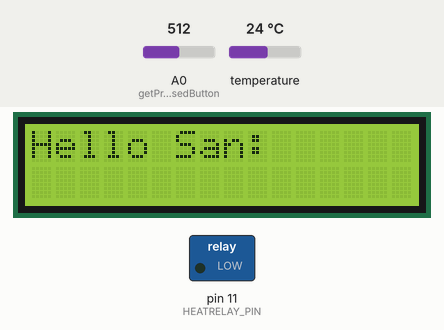
Bench run of a sketch on a simulated Arduino Uno, built with avr-gcc and run on an emulated ATmega328P. Parts: 16×2 character LCD, switched loads named in the sketch (green lamp = pin HIGH). Inputs (shaded band) come from the test bench; at power-on: A0 (getPressedButton) = 512, temperature 24 °C. What the sketch prints to the serial monitor is not drawn.

Above: at 1.2 s.
1.3 s: A0 (getPressedButton) set to 641
2.8 s: A0 (getPressedButton) set to 661
At 5.2 s:
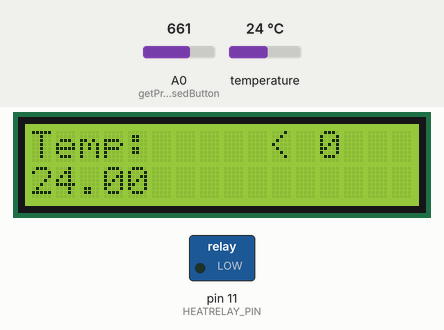
5.3 s: A0 (getPressedButton) set to 511
6.8 s: temperature set to 12 °C
At 7.6 s:
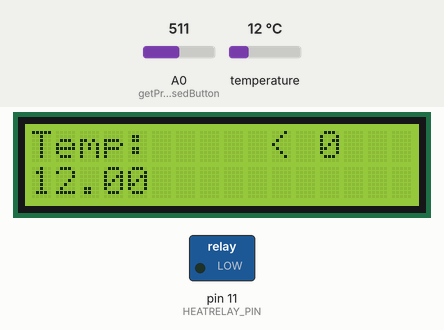
8.8 s: temperature set to 19 °C
At 10.4 s:
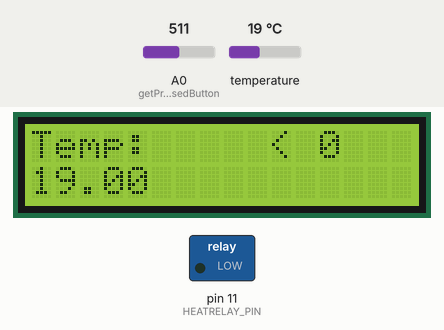
10.8 s: temperature set to 28 °C
At 12.0 s:
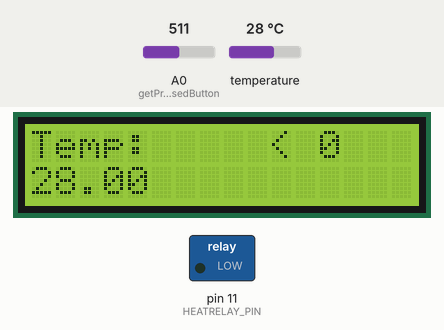
Timing chart, 0 to 13.8 s (numbered marks = the images above; inputs shaded):
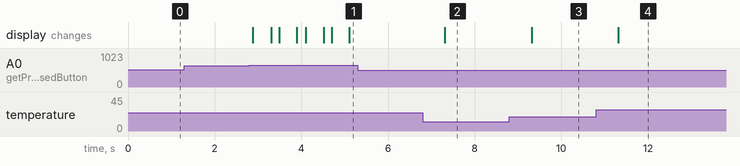

The sketch:

sketch_ThermostatLCD.ino
```cpp
/**
 * Exemple de code pour lire un unique capteur DS18B20 sur un bus 1-Wire.
 */

/* Dépendance pour le bus 1-Wire */
#include <OneWire.h>
#include <LiquidCrystal.h>

/* Broche du bus 1-Wire */
const byte BROCHE_ONEWIRE = 2;
/** Objet LiquidCrystal pour communication avec l'écran LCD */
LiquidCrystal lcd(8, 9, 4, 5, 6, 7);
byte onewire_addr[8];
const byte MODESNB = 3;
const byte HEATRELAY_PIN = 11;
/* Code de retour de la fonction getTemperature() */
enum DS18B20_RCODES
{
  READ_OK,         // Lecture ok
  NO_SENSOR_FOUND, // Pas de capteur
  INVALID_ADDRESS, // Adresse reçue invalide
  INVALID_SENSOR,  // Capteur invalide (pas un DS18B20)
  ASK_OK
};
/** Énumération des boutons utilisables */
enum
{
  BUTTON_NONE,  /*!< Pas de bouton appuyé */
  BUTTON_UP,    /*!< Bouton UP (haut) */
  BUTTON_DOWN,  /*!< Bouton DOWN (bas) */
  BUTTON_LEFT,  /*!< Bouton LEFT (gauche) */
  BUTTON_RIGHT, /*!< Bouton RIGHT (droite) */
  BUTTON_SELECT /*!< Bouton SELECT */
};

enum IHM_STATES
{
  START,
  MEASURING,
  MODESELECTION,
  ENTERDATA, // saisie des paramètres de mode (température ou durée avant extinction)
};

enum MODE
{
  SETTEMP = 0,        // mode de selection de la temp à atteindre
  SETMAXDURATION = 1, // mode de selection de la durée avant arrêt
  RUNNING = 2         // en cours de mesure
};

byte CurrentIhmState;
int CurrentMode = RUNNING;
const unsigned long BUTTONCHECK_INTERVAL = 200;       // interval entre 2 checks d'état de bouton
const unsigned long READTEMP_INTERVAL = 1000;         // interval entre 2 prises de temp
const unsigned long REQUESTTEMP_SHIFT = 800;          //décallage entre demande de lecture envoyée au capteur oneWire et la lecture du registre pour lui laisse le temps de réagire
const unsigned long HEATSTATESWITCH_INTERVAL = 10000; // interval min entre 2 changement d'états du chauffage
bool onewireWaitingForRead = false;
bool thermostatActivated = false;
byte heatState = LOW; // HIGH : resistance chauffante active / LOW: inactive
unsigned long lasttestbutton = 0;
unsigned long latestreadtemp = 0;
unsigned long latestSwitchHeater = 0;
unsigned long maxduration = 60; // durée de chauffage max (en minutes)
unsigned long currentmillis;
float current_temp;
float target_temp = 0;

char modesdisplay[MODESNB][16] = {
    "choix temp     ",
    "duree heures   ",
    "thermostat ON  "};

/* Création de l'objet OneWire pour manipuler le bus 1-Wire */
OneWire ds(BROCHE_ONEWIRE);

byte requestTemperature(byte reset_search)
{
  Serial.println(F("demande de lecture"));
  // data[] : Données lues depuis le scratchpad
  // onewire_addr[] : Adresse du module 1-Wire détecté

  /* Reset le bus 1-Wire ci nécessaire (requis pour la lecture du premier capteur) */
  if (reset_search)
  {
    ds.reset_search();
  }

  /* Recherche le prochain capteur 1-Wire disponible */
  if (!ds.search(onewire_addr))
  {
    // Pas de capteur
    return NO_SENSOR_FOUND;
  }

  /* Vérifie que l'adresse a été correctement reçue */
  if (OneWire::crc8(onewire_addr, 7) != onewire_addr[7])
  {
    // Adresse invalide
    return INVALID_ADDRESS;
  }

  /* Vérifie qu'il s'agit bien d'un DS18B20 */
  if (onewire_addr[0] != 0x28)
  {
    // Mauvais type de capteur
    return INVALID_SENSOR;
  }

  /* Reset le bus 1-Wire et sélectionne le capteur */
  ds.reset();
  ds.select(onewire_addr);

  /* Lance une prise de mesure de température et attend la fin de la mesure */
  ds.write(0x44, 1);
  return ASK_OK;
}

byte ReadTemperature(float *temperature)
{
  /* Reset le bus 1-Wire, sélectionne le capteur et envoie une demande de lecture du scratchpad */
  Serial.println(F("lecture"));
  byte data[9];
  ds.reset();
  ds.select(onewire_addr);
  ds.write(0xBE);

  /* Lecture du scratchpad */
  for (byte i = 0; i < 9; i++)
  {
    data[i] = ds.read();
  }

  /* Calcul de la température en degré Celsius */
  *temperature = (int16_t)((data[1] << 8) | data[0]) * 0.0625;

  // Pas d'erreur
  return READ_OK;
}

/** Retourne le bouton appuyé (si il y en a un) */
byte getPressedButton()
{

  /* Lit l'état des boutons */
  int value = analogRead(A0);

  /* Calcul l'état des boutons */
  if (value < 50)
    return BUTTON_RIGHT;
  else if (value < 250)
    return BUTTON_UP;
  else if (value < 450)
    return BUTTON_DOWN;
  else if (value < 650)
    return BUTTON_LEFT;
  else if (value < 850)
    return BUTTON_SELECT;
  else
    return BUTTON_NONE;
}

void testButton()
{
  byte buttonpressed = getPressedButton();
  if (buttonpressed == BUTTON_NONE)
  {
    return;
  }

  switch (CurrentIhmState)
  {

  case START:
  case MEASURING:
    if (buttonpressed == BUTTON_SELECT)
      CurrentIhmState = MODESELECTION;
    else
      return;
    break;

  case MODESELECTION:
    switch (buttonpressed)
    {
    case BUTTON_UP:
      if (++CurrentMode >= MODESNB)
        CurrentMode = SETTEMP;
      break;
    case BUTTON_DOWN:
      if (--CurrentMode < 0)
        CurrentMode = RUNNING;
      break;
    case BUTTON_SELECT:
      CurrentIhmState = ENTERDATA;
      break;
    default:
      return;
    }
    break;

  case ENTERDATA:
    switch (buttonpressed)
    {
    case BUTTON_UP:
      switch (CurrentMode)
      {
      case SETTEMP:
        target_temp += 1;
        break;
      case SETMAXDURATION:
        maxduration += 1;
        break;
      }
      break;
    case BUTTON_DOWN:
      switch (CurrentMode)
      {
      case SETTEMP:
        target_temp -= 1;
        break;
      case SETMAXDURATION:
        maxduration -= 1;
        break;
      }
      break;
    case BUTTON_SELECT:
      CurrentIhmState = MEASURING;
      thermostatActivated = true;
      break;
    default:
      return;
    }
    break;
  }
  ManageDisplay();
}

void ManageHeating()
{
  if (thermostatActivated && (currentmillis - latestSwitchHeater) > HEATSTATESWITCH_INTERVAL)
  {
    latestSwitchHeater = currentmillis;
    if (current_temp < target_temp - 1)
    {
      heatState = HIGH;
      Serial.println(F("set heat ON"));
    }
    else
    {
      heatState = LOW;
      Serial.println(F("set heat OFF"));
    }
    digitalWrite(HEATRELAY_PIN, heatState);
  }
}

void ManageDisplay()
{
  switch (CurrentIhmState)
  {
  case MEASURING:
    char s_temp[5];
    dtostrf(current_temp, 5, 2, s_temp);
    lcd.setCursor(0, 0);
    lcd.print("Temp:           ");
    if (thermostatActivated)
    {
      lcd.setCursor(10, 0);
      lcd.print("<");
      lcd.setCursor(11, 0);
      char s_temptarget[2];
      dtostrf(target_temp, 2, 0, s_temptarget);
      lcd.print(s_temptarget);
    }
    lcd.setCursor(0, 1);
    lcd.print(s_temp);
    lcd.setCursor(5, 1);
    lcd.print("           ");

    break;
  case MODESELECTION:
    lcd.setCursor(0, 0);
    lcd.print("Mode:           ");
    lcd.setCursor(0, 1);
    lcd.print(modesdisplay[CurrentMode]);
    break;
  case ENTERDATA:
    switch (CurrentMode)
    {
    case SETTEMP:
      lcd.setCursor(0, 0);
      lcd.print("reglage Temp:");
      if (target_temp == 0)
        target_temp = current_temp;
      lcd.setCursor(0, 1);
      dtostrf(target_temp, 5, 2, s_temp);
      lcd.print(s_temp);
      lcd.setCursor(4, 1);
      lcd.print("            ");
      break;
    case SETMAXDURATION:
      lcd.print("duree minutes");
      char s_maxdur[4];
      dtostrf(maxduration, 4, 0, s_maxdur);
      lcd.setCursor(0, 1);
      lcd.print(s_maxdur);
      lcd.setCursor(4, 1);
      lcd.print("            ");
      break;
    default:
      return;
    }
    break;
  }
}

/** Fonction setup() **/
void setup()
{
  CurrentIhmState = START;
  /* Initialisation du port série */
  Serial.begin(115200);
  lcd.begin(16, 2);
  lcd.print("Hello San:");
  lasttestbutton = millis();
  pinMode(HEATRELAY_PIN, OUTPUT);
}

/** Fonction loop() **/
void loop()
{
  currentmillis = millis();

  if ((currentmillis - lasttestbutton) > BUTTONCHECK_INTERVAL)
  {
    lasttestbutton = currentmillis;
    testButton();
  }

  //inscript la demande de lecture
  if (CurrentIhmState == MEASURING &&
  !onewireWaitingForRead &&
  (currentmillis - latestreadtemp) > READTEMP_INTERVAL)
  {
    latestreadtemp = currentmillis;
    if (requestTemperature(true) != ASK_OK)
    {
      Serial.println(F("Erreur de demande de lecture du capteur"));
      return;
    }
    onewireWaitingForRead = true;
  }

  if (CurrentIhmState == MEASURING &&
    onewireWaitingForRead &&
    (currentmillis - latestreadtemp) > REQUESTTEMP_SHIFT)
  {
    onewireWaitingForRead = false;
    if (ReadTemperature(&current_temp) != READ_OK)
    {
      Serial.println(F("Erreur de lecture du capteur"));
      return;
    }
    Serial.print(F("Temperature : "));
    Serial.print(current_temp, 2);
    Serial.write(176); // Caractère degré
    Serial.write('C');
    Serial.println();

    ManageDisplay();

    ManageHeating();
  }
}
```

Measured:
- the behaviour switches between 649 and 650 on A0 (getPressedButton) (found by bisection; images 0 and 1)
- after the input at 1.3 s, every drawn part: stays the same
- after the input at 2.8 s, the display: first changes after 0.08 s (image 1 shows a later state)
- after the input at 5.3 s, every drawn part: stays the same
- after the input at 6.8 s, the display: changes after 0.51 s (image 2)
- after the input at 8.8 s, the display: changes after 0.51 s (image 3)
- after the input at 10.8 s, the display: changes after 0.52 s (image 4)
